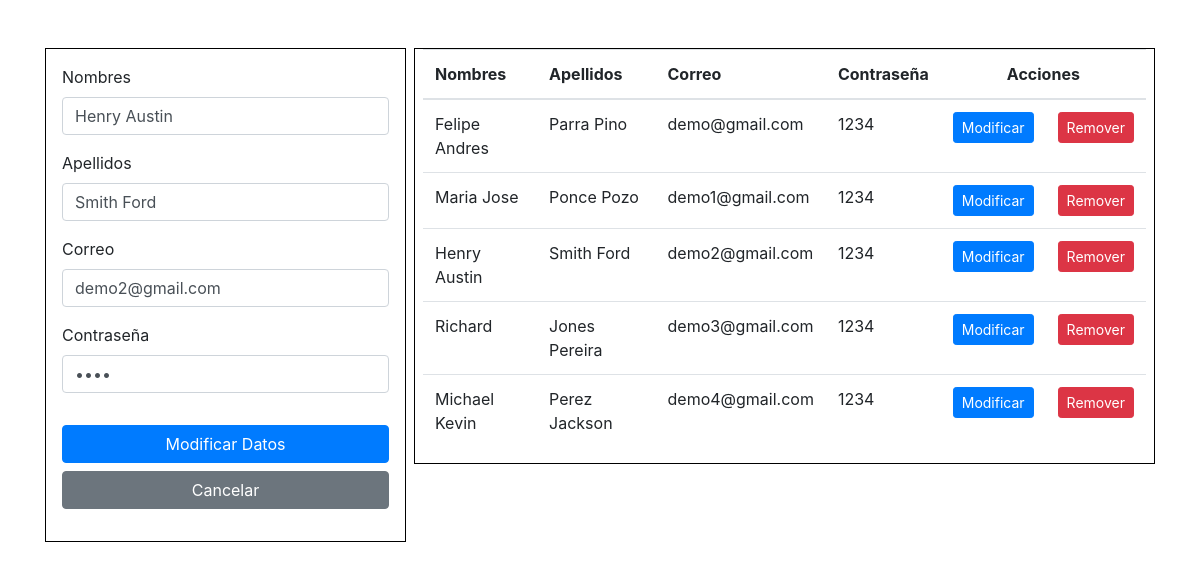
Page /update/16 on the committed database.
### script.py (models this page shows)
class User1(db.Model):
    id = db.Column(db.Integer,primary_key=True, autoincrement=True)
    firstname = db.Column(db.String(200))
    lastname = db.Column(db.String(200))
    email = db.Column(db.String(200))
    password = db.Column(db.String(200))

### script.py (the view)
@app.route('/update/<int:id>',methods=["GET","POST"])
def update(id):
    user = User1.query.get_or_404(id)
    if request.method == 'POST':
        user.firstname = request.form['firstname']
        user.lastname = request.form['lastname']
        user.email = request.form['email']
        user.password = request.form['password']
        db.session.commit()
        return redirect('/')
    else:
        user1s = User1.query.all()
        page ='updatehome'
        return render_template('home.html',page=page,user1s=user1s,user=user)

### templates/home.html (shortened to what this page needs)
{% extends 'index.html' %}
{% block content %}
<div class="row">
    <div class="col-lg-4 mt-5 pr-1">
		<div class="p-3" style="border: 1px solid black;">
			{% if page == 'updatehome' %}
			<form action="/update/{{user.id}}" method="POST" class="form-group">
			{% endif %}
			<div class="form-group">
				<label for="">Nombres</label>
				<input type="text" name="firstname" class="form-control" value="{{user.firstname}}">
			</div>
			<div class="form-group">
				<label for="">Apellidos</label>
				<input type="text" name="lastname" class="form-control" value="{{user.lastname}}">
			</div>
			<div class="form-group">
				<label for="">Correo</label>
				<input type="text" name="email" class="form-control" value="{{user.email}}">
			</div>
			<div class="form-group pb-3">
				<label for="">Contraseña</label>
				<input type="password" name="password" class="form-control" value="{{user.password}}">
			</div>
			{% if page == 'updatehome' %}
			<button class="btn btn-block btn-primary">Modificar Datos</button>
			<a href='/' class="btn btn-block btn-secondary">Cancelar</a>
			{% endif %}
			</form>
		</div>
    </div>
    <div class="col-lg-8 mt-5 pl-1">
		<div class="pr-2 pl-2" style="border: 1px solid black;">
			<table class="table">
				<thead>
					<th>Nombres</th>
					<th>Apellidos</th>
					<th>Correo</th>
					<th>Contraseña</th>
					<th colspan="2" style="text-align:center;">Acciones</th>
				</thead>
				<tbody>
					{% for i in user1s %}
					<tr>
						<td>{{ i.firstname }}</td>
						<td>{{ i.lastname }}</td>
						<td>{{ i.email }}</td>
						<td>{{ i.password }}</td>
						<td>
							<a href='/update/{{i.id}}' class="btn btn-sm btn-primary">Modificar</a>
						</td>
						<td>
							<a href='/delete/{{i.id}}' class="btn btn-sm btn-danger">Remover</a>
						</td>
					</tr>
					{% endfor %}
				</tbody>
			</table>
		</div>
    </div>
</div>
{% endblock %}

### rows in the picture
User1: firstname "Henry Austin", lastname "Smith Ford", email "demo2@gmail.com", password "1234"
User1: firstname "Felipe Andres", lastname "Parra Pino", email "demo@gmail.com", password "1234"
User1: firstname "Maria Jose", lastname "Ponce Pozo", email "demo1@gmail.com", password "1234"
User1: firstname "Richard", lastname "Jones Pereira", email "demo3@gmail.com", password "1234"
User1: firstname "Michael Kevin", lastname "Perez Jackson", email "demo4@gmail.com", password "1234"
